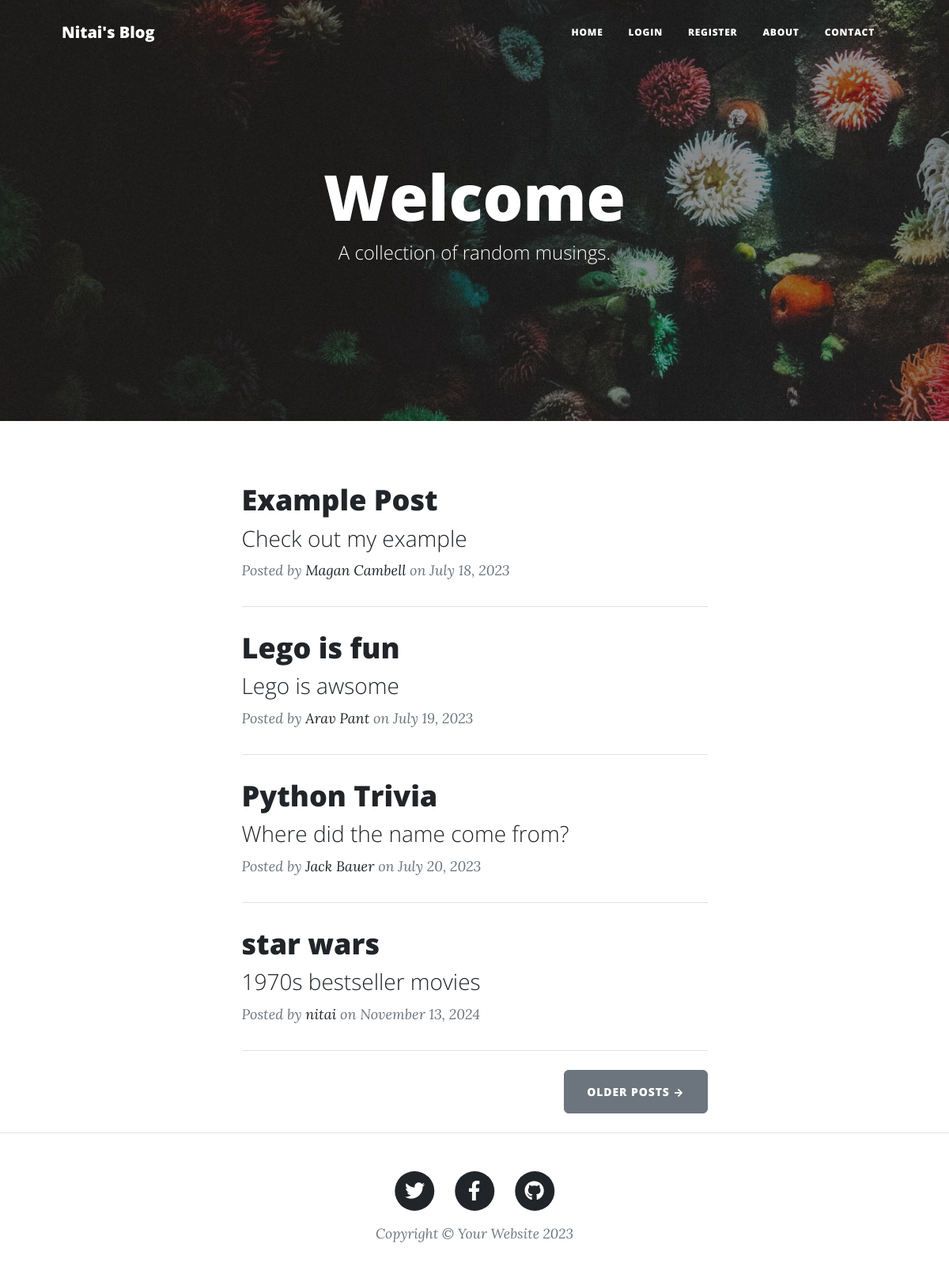
The app's page /, older data.
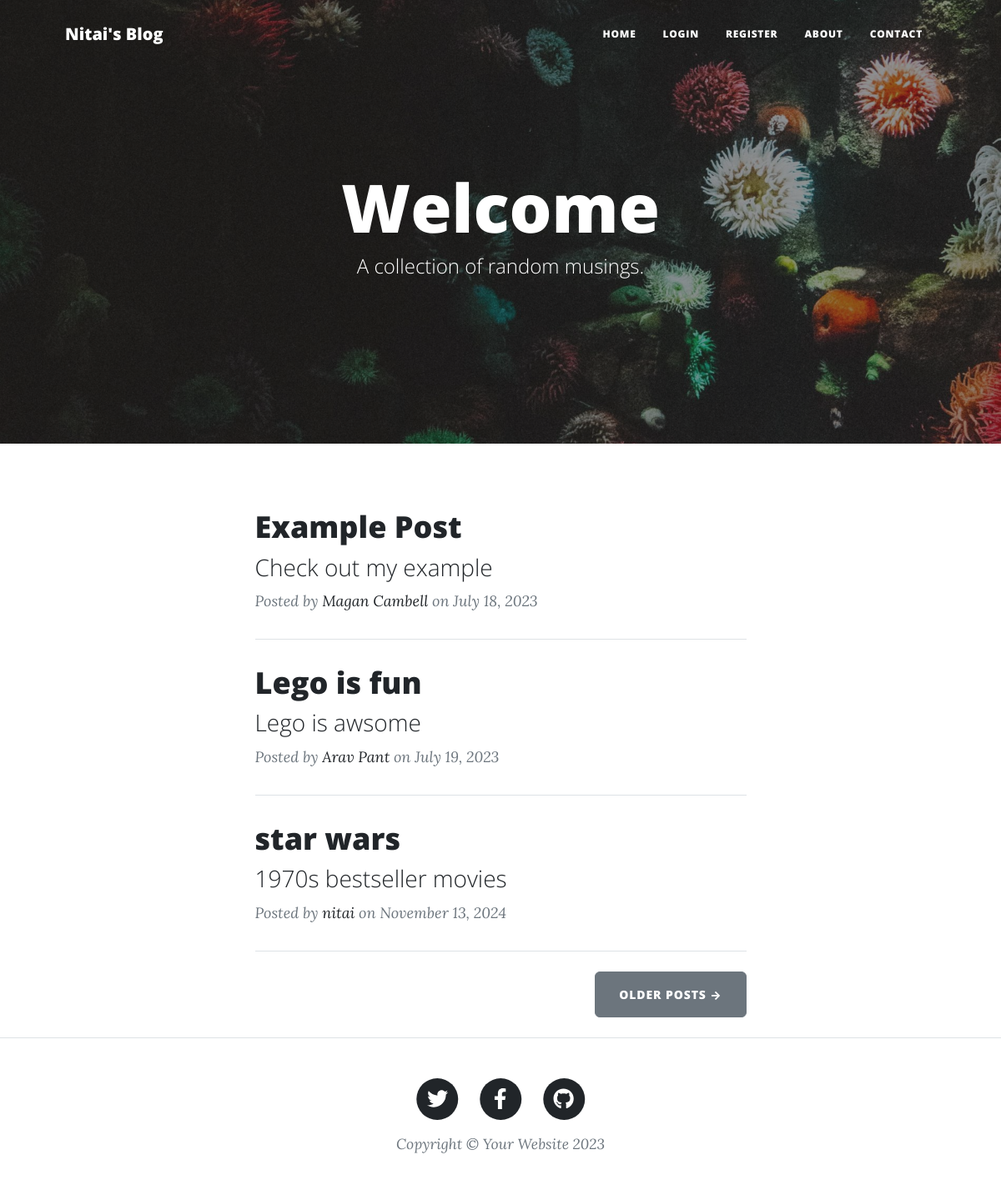
The same page, newer data.
### main.py (models this page shows)
class BlogPost(db.Model):
    __tablename__ = "blog_posts"
    id: Mapped[int] = mapped_column(Integer, primary_key=True)
    title: Mapped[str] = mapped_column(String(250), unique=True, nullable=False)
    subtitle: Mapped[str] = mapped_column(String(250), nullable=False)
    date: Mapped[str] = mapped_column(String(250), nullable=False)
    body: Mapped[str] = mapped_column(Text, nullable=False)
    author: Mapped[str] = mapped_column(String(250), nullable=False)
    img_url: Mapped[str] = mapped_column(String(250), nullable=False)

### main.py (the view)
@app.route('/')
def get_all_posts():
    posts = BlogPost.query.all()
    return render_template("index.html", all_posts=posts)

### templates/index.html (shortened to what this page needs)
{% include "header.html" %}
<header class="masthead" style="background-image: url('../static/assets/img/home-bg.jpg')">
    <div class="container position-relative px-4 px-lg-5">
        <div class="row gx-4 gx-lg-5 justify-content-center">
            <div class="col-md-10 col-lg-8 col-xl-7">
                <div class="site-heading">
                    <h1>Welcome</h1>
                    <span class="subheading">A collection of random musings.</span>
                </div>
            </div>
        </div>
    </div>
</header>
<div class="container px-4 px-lg-5">
    <div class="row gx-4 gx-lg-5 justify-content-center">
        <div class="col-md-10 col-lg-8 col-xl-7">
            {% for post in all_posts %}
            <div class="post-preview">
                <a href="{{ url_for('show_post', post_id=post.id) }}">
                    <h2 class="post-title">{{ post.title }}</h2>
                    <h3 class="post-subtitle">{{ post.subtitle }}</h3>
                </a>
                <p class="post-meta">
                    Posted by <a href="#">{{ post.author }}</a> on {{ post.date }}
                </p>
            </div>
            <hr class="my-4" />
            {% endfor %}
            <div class="d-flex justify-content-end mb-4">
                <a class="btn btn-secondary text-uppercase" href="#!">Older Posts →</a>
            </div>
        </div>
    </div>
</div>
{% include "footer.html" %}

Row changes from the older to the newer data that the page shows:
removed BlogPost: title "Python Trivia", subtitle "Where did the name come from?", author "Jack Bauer", date "July 20, 2023"
